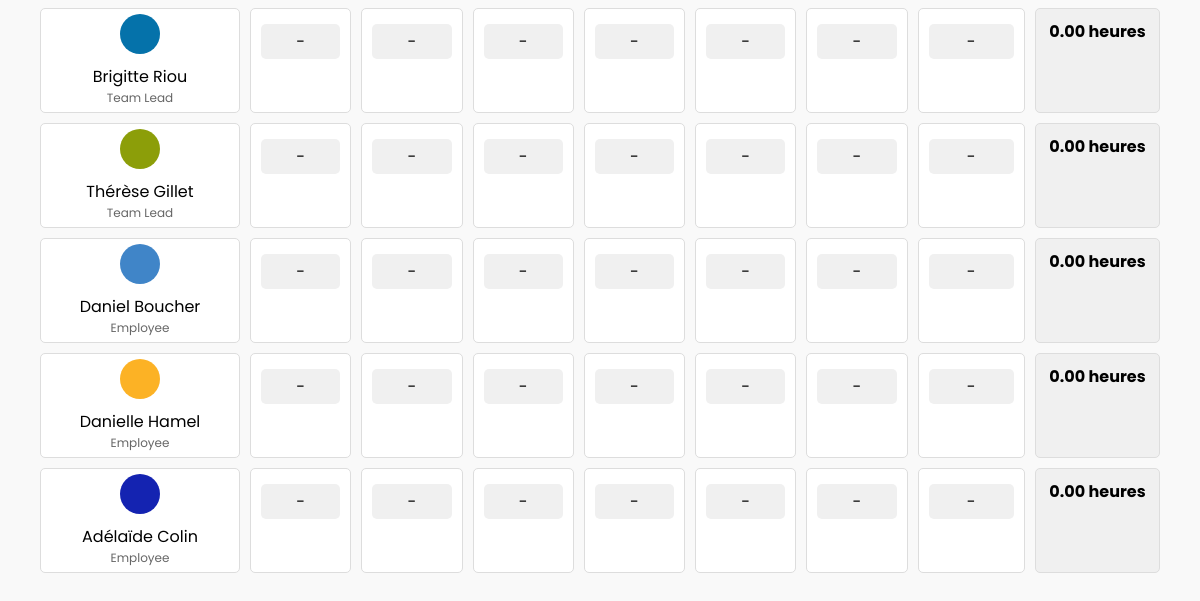
Before: /view_schedule/ (signed in, lower part) with the older database file.
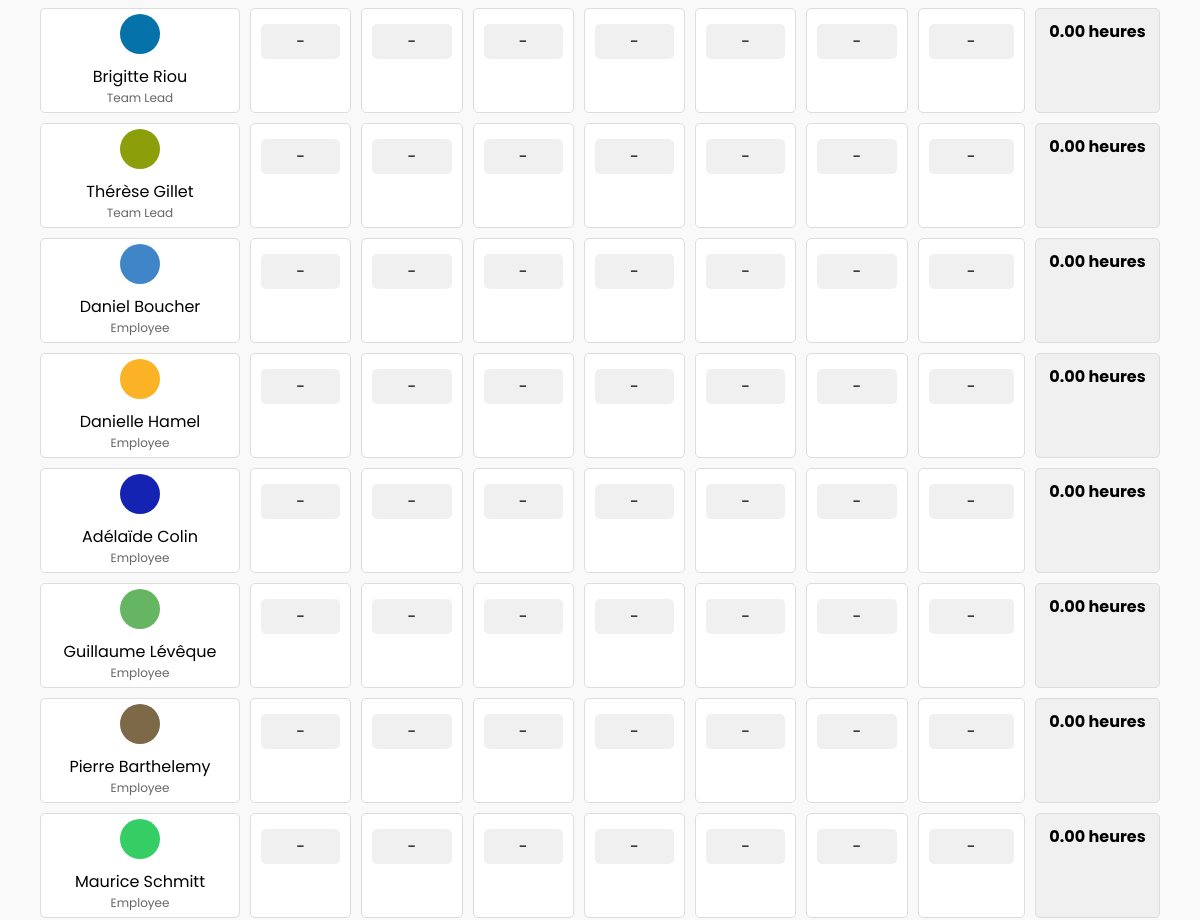
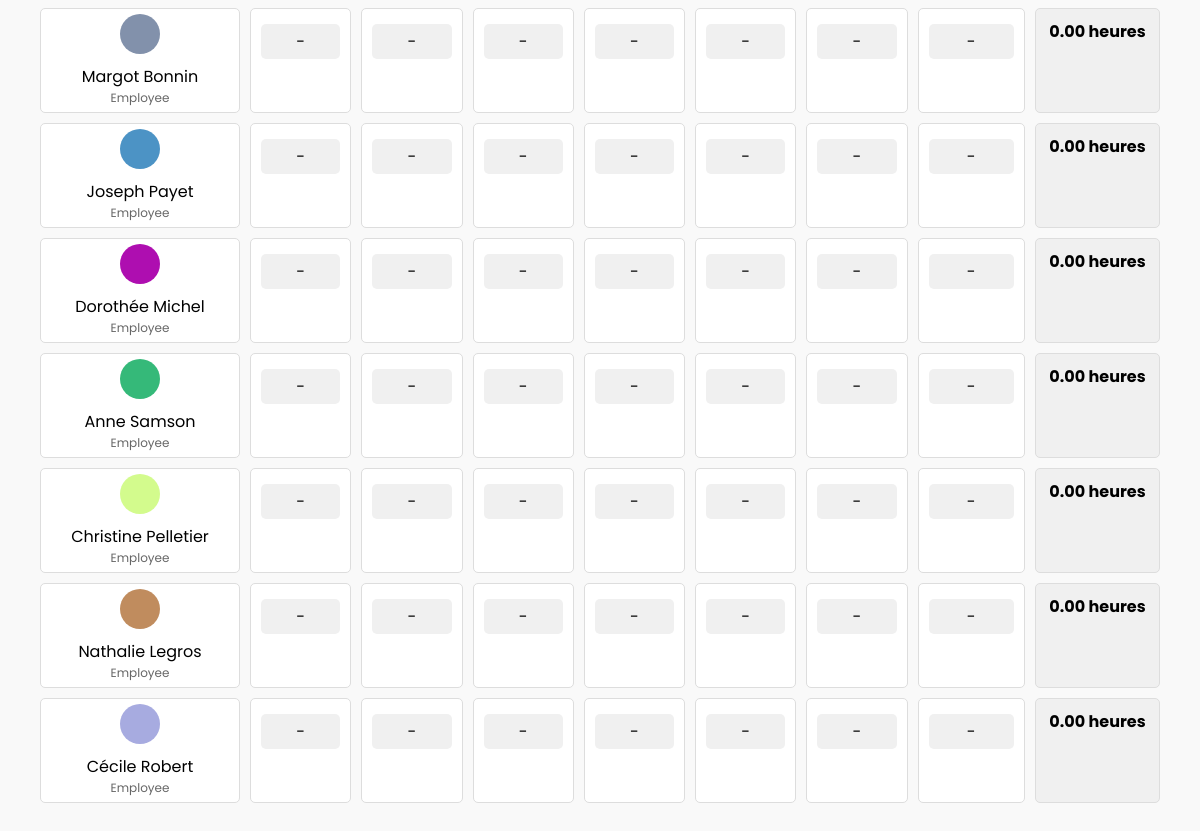
After: the same page with the newer database file (2 pictures, top to bottom).
### accounts/models.py (models this page shows, shortened)
class CustomUser(AbstractUser):
    ROLE_CHOICES = (
        ('employee', 'Employee'),
        ('team_lead', 'Team Lead'),
    )
    role = models.CharField(max_length=10, choices=ROLE_CHOICES, default='manager')
    is_active = models.BooleanField(default=True)
    pointage_code = models.CharField(max_length=4, unique=True, blank=True, null=True)
    created_by = models.ForeignKey('self', null=True, blank=True, on_delete=models.SET_NULL, related_name='employees')
    hours_per_week = models.IntegerField(default=0)
    photo = models.ImageField(upload_to='photos/', null=True, blank=True)

### accounts/views.py (the view, shortened to what this page needs)
# urls.py: path('view_schedule/', ViewScheduleView.as_view(), name='view_schedule'),
class ViewScheduleView(View):
    def get(self, request):
        form = WeekSelectionForm()
        user = request.user
        if user.role == 'manager':
            employees = CustomUser.objects.filter(created_by=user)
        else:
            employees = CustomUser.objects.filter(created_by=user.created_by)
        start_date, end_date = get_current_week_dates()
        context = self.get_schedule_context(user, employees, start_date, end_date)
        context['form'] = form
        return render(request, 'accounts/view_schedule.html', context)
    def get_schedule_context(self, user, employees, start_date, end_date):
        logger.debug(f"Searching for schedule: start_date={start_date}, end_date={end_date}")
        schedule = Schedule.objects.filter(
            user=user.created_by if user.role != 'manager' else user,
            start_date=start_date,
            end_date=end_date
        ).order_by('-id').first()
        context = {'employees': employees, 'start_date': start_date, 'end_date': end_date}
        if schedule:
            logger.debug(f"Found schedule: id={schedule.id}, start_date={schedule.start_date}, end_date={schedule.end_date}")
            employee_schedules, employee_total_hours = self.process_schedule(schedule, employees)
            context.update({
                'employee_schedules': employee_schedules,
                'employee_total_hours': employee_total_hours,
                'days': ["Lundi", "Mardi", "Mercredi", "Jeudi", "Vendredi", "Samedi", "Dimanche"],
            })
        else:
            logger.debug("No schedule found for the specified dates")
        return context
    def process_schedule(self, schedule, employees):
        day_translation = {
            'Monday': 'Lundi', 'Tuesday': 'Mardi', 'Wednesday': 'Mercredi',
            'Thursday': 'Jeudi', 'Friday': 'Vendredi', 'Saturday': 'Samedi', 'Sunday': 'Dimanche'
        }
        days = ["Lundi", "Mardi", "Mercredi", "Jeudi", "Vendredi", "Samedi", "Dimanche"]
        employee_schedules = {employee.pk: {day: [] for day in days} for employee in employees}
        employee_total_hours = {employee.pk: 0 for employee in employees}
        schedule_entries = schedule.entries.all()
        logger.debug(f"Number of Schedule Entries: {schedule_entries.count()}")
        for entry in schedule_entries:
            logger.debug(f"Entry: Employee {entry.employee.pk}, Day {entry.day}, Start {entry.start_time}, End {entry.end_time}")
            employee = entry.employee
            if employee.pk not in employee_schedules:
                employee_schedules[employee.pk] = {day: [] for day in days}
                employee_total_hours[employee.pk] = 0
            day_french = day_translation.get(entry.day, entry.day)
            employee_schedules[employee.pk][day_french].append({
                'start_time': entry.start_time.strftime('%H:%M'),
                'end_time': entry.end_time.strftime('%H:%M'),
                'hours': entry.hours
            })
            employee_total_hours[employee.pk] += entry.hours
        for employee_id in employee_schedules:
            for day in days:
                employee_schedules[employee_id][day].sort(key=lambda x: x['start_time'])
        return employee_schedules, employee_total_hours

### accounts/templatetags/custom_filters.py (called while the page is built)
@register.filter
def get_item(dictionary, key):
    return dictionary.get(key)

### accounts/views.py (called while the page is built)
def get_current_week_dates():
    today = datetime.now().date()
    start_of_week = today - timedelta(days=today.weekday())
    end_of_week = start_of_week + timedelta(days=6)
    return start_of_week, end_of_week

### accounts/templates/accounts/view_schedule.html (shortened to what this page needs)
{% load custom_filters %}
<!DOCTYPE html>
<html lang="fr">
<head>
</head>
<body>
{% if user.is_authenticated %}
    {% if employees %}
    <div class="schedule-container">
        {% if employee_schedules %}
        <div id="schedule-table" class="schedule-table">
            {% for employee in employees %}
                <div class="schedule-cell employee-cell">
                    {% if employee.photo %}
                    <img src="{{ employee.photo.url }}" alt="Photo de {{ employee.first_name }}">
                    {% else %}
                    <img src="https://via.placeholder.com/150" alt="Placeholder Image">
                    {% endif %}
                    <span>{{ employee.first_name }} {{ employee.last_name }}</span>
                    <div class="employee-role">{{ employee.get_role_display }}</div>
                </div>
                {% for day in days %}
                <div class="schedule-cell" data-employee-id="{{ employee.pk }}" data-day="{{ day }}">
                    {% with shifts=employee_schedules|get_item:employee.pk|get_item:day %}
                        {% if shifts %}
                            {% for shift in shifts %}
                                <div class="shift shift-blue">
                                    <div class="shift-time">{{ shift.start_time }} - {{ shift.end_time }}</div>
                                    <div class="shift-role">{{ shift.hours }} heures</div>
                                </div>
                            {% endfor %}
                        {% else %}
                            <div class="shift">
                                -
                            </div>
                        {% endif %}
                    {% endwith %}
                </div>
                {% endfor %}
                <div class="schedule-cell total-hours-cell">
                    {{ employee_total_hours|get_item:employee.pk|floatformat:2 }} heures
                </div>
            {% endfor %}
        </div>
        {% else %}
            <p>Pas de planning pour cette semaine.</p>
        {% endif %}
    </div>
    {% else %}
        <p>Aucun employé trouvé.</p>
    {% endif %}
{% else %}
    <p>Vous devez être connecté pour voir le planning.</p>
{% endif %}
</body>
</html>

Changed rows visible on the page:
added CustomUser: photo (picture), first_name "Guillaume", last_name "Lévêque", role "Employee", id "0.00"
added CustomUser: photo (picture), first_name "Pierre", last_name "Barthelemy", role "Employee", id "0.00"
added CustomUser: photo (picture), first_name "Maurice", last_name "Schmitt", role "Employee", id "0.00"
added CustomUser: photo (picture), first_name "Margot", last_name "Bonnin", role "Employee", id "0.00"
added CustomUser: photo (picture), first_name "Joseph", last_name "Payet", role "Employee", id "0.00"
added CustomUser: photo (picture), first_name "Dorothée", last_name "Michel", role "Employee", id "0.00"
added CustomUser: photo (picture), first_name "Anne", last_name "Samson", role "Employee", id "0.00"
added CustomUser: photo (picture), first_name "Christine", last_name "Pelletier", role "Employee", id "0.00"
added CustomUser: photo (picture), first_name "Nathalie", last_name "Legros", role "Employee", id "0.00"
added CustomUser: photo (picture), first_name "Cécile", last_name "Robert", role "Employee", id "0.00"
